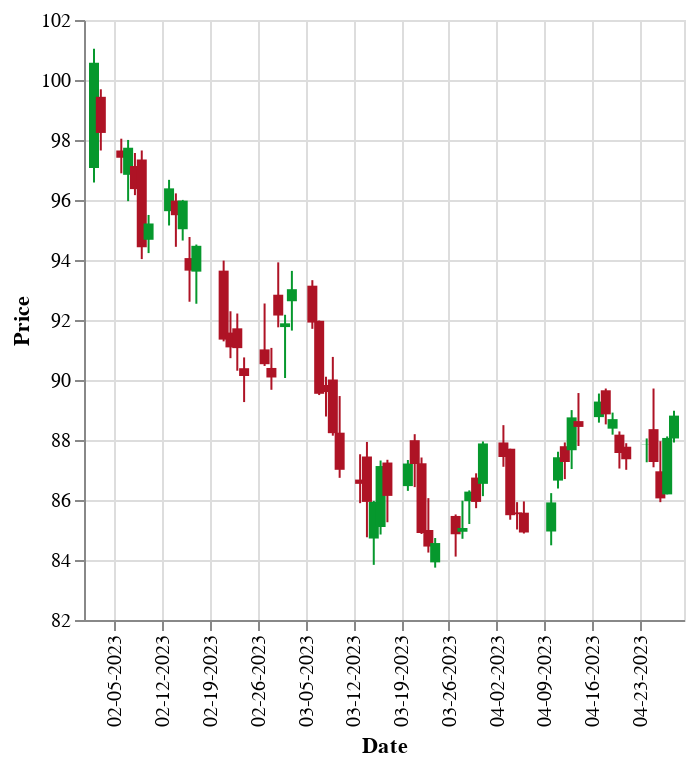

The cell this chart's notebook holds for it:
### Markdown cell above
### Example Figure: Candlestick Chart for 3M

### Code cell
mmm = rawdata.loc[:, idx['Close':'Open', 'MMM']].droplevel('Symbol', axis=1).tail(60)

import altair as alt

open_close_color = alt.condition(
    "datum.Open <= datum.Close",
    alt.value("#06982d"), # green for increase
    alt.value("#ae1325"), # red for decrease
) 

base = alt.Chart(mmm.reset_index()).encode(
    alt.X('Date:T',
          axis=alt.Axis(
              format='%m-%d-%Y',
              labelAngle=-90)
    ),
    color=open_close_color
)

rule = base.mark_rule().encode(
    alt.Y(
        'Low:Q',
        title='Price',
        scale=alt.Scale(zero=False),
    ),
    alt.Y2('High:Q')
)

bar = base.mark_bar().encode(
    alt.Y('Open:Q'),
    alt.Y2('Close:Q')
)

rule + bar

### Figure 1 — Vega-Lite specification as saved in the notebook (floating-point values rounded to 4 significant figures)
{"config": {"view": {"continuousWidth": 300, "continuousHeight": 300}}, "layer": [{"mark": {"type": "rule"}, "encoding": {"color": {"condition": {"test": "datum.Open <= datum.Close", "value": "#06982d"}, "value": "#ae1325"}, "x": {"axis": {"format": "%m-%d-%Y", "labelAngle": -90}, "field": "Date", "type": "temporal"}, "y": {"field": "Low", "scale": {"zero": false}, "title": "Price", "type": "quantitative"}, "y2": {"field": "High"}}}, {"mark": {"type": "bar"}, "encoding": {"color": {"condition": {"test": "datum.Open <= datum.Close", "value": "#06982d"}, "value": "#ae1325"}, "x": {"axis": {"format": "%m-%d-%Y", "labelAngle": -90}, "field": "Date", "type": "temporal"}, "y": {"field": "Open", "type": "quantitative"}, "y2": {"field": "Close"}}}], "data": {"name": "data-d17995e3762a8246b975ca521f7c932c"}, "$schema": "https://vega.github.io/schema/vega-lite/v5.17.0.json", "datasets": {"data-d17995e3762a8246b975ca521f7c932c": [{"Date": "2023-02-02T00:00:00", "Close": 100.6, "High": 101.0, "Low": 96.58, "Open": 97.07}, {"Date": "2023-02-03T00:00:00", "Close": 98.24, "High": 99.69, "Low": 97.65, "Open": 99.44}, {"Date": "2023-02-06T00:00:00", "Close": 97.41, "High": 98.04, "Low": 96.89, "Open": 97.65}, {"Date": "2023-02-07T00:00:00", "Close": 97.74, "High": 98.0, "Low": 95.96, "Open": 96.84}, {"Date": "2023-02-08T00:00:00", "Close": 96.36, "High": 97.57, "Low": 96.16, "Open": 97.13}, {"Date": "2023-02-09T00:00:00", "Close": 94.42, "High": 97.65, "Low": 94.03, "Open": 97.35}, {"Date": "2023-02-10T00:00:00", "Close": 95.22, "High": 95.5, "Low": 94.23, "Open": 94.67}, {"Date": "2023-02-13T00:00:00", "Close": 96.39, "High": 96.67, "Low": 95.15, "Open": 95.63}, {"Date": "2023-02-14T00:00:00", "Close": 95.49, "High": 96.22, "Low": 94.44, "Open": 95.98}, {"Date": "2023-02-15T00:00:00", "Close": 95.98, "High": 96.0, "Low": 94.65, "Open": 95.03}, {"Date": "2023-02-16T00:00:00", "Close": 93.65, "High": 94.77, "Low": 92.61, "Open": 94.06}, {"Date": "2023-02-17T00:00:00", "Close": 94.47, "High": 94.52, "Low": 92.54, "Open": 93.61}, {"Date": "2023-02-21T00:00:00", "Close": 91.35, "High": 93.98, "Low": 91.29, "Open": 93.65}, {"Date": "2023-02-22T00:00:00", "Close": 91.09, "High": 92.29, "Low": 90.73, "Open": 91.58}, {"Date": "2023-02-23T00:00:00", "Close": 91.06, "High": 92.22, "Low": 90.31, "Open": 91.72}, {"Date": "2023-02-24T00:00:00", "Close": 90.13, "High": 90.75, "Low": 89.26, "Open": 90.39}, {"Date": "2023-02-27T00:00:00", "Close": 90.53, "High": 92.55, "Low": 90.47, "Open": 91.02}, {"Date": "2023-02-28T00:00:00", "Close": 90.08, "High": 91.07, "Low": 89.67, "Open": 90.4}, {"Date": "2023-03-01T00:00:00", "Close": 92.15, "High": 93.92, "Low": 91.76, "Open": 92.84}, {"Date": "2023-03-02T00:00:00", "Close": 91.89, "High": 92.17, "Low": 90.07, "Open": 91.76}, {"Date": "2023-03-03T00:00:00", "Close": 93.03, "High": 93.64, "Low": 91.65, "Open": 92.63}, {"Date": "2023-03-06T00:00:00", "Close": 91.91, "High": 93.33, "Low": 91.71, "Open": 93.14}, {"Date": "2023-03-07T00:00:00", "Close": 89.54, "High": 91.98, "Low": 89.5, "Open": 91.97}, {"Date": "2023-03-08T00:00:00", "Close": 89.6, "High": 90.11, "Low": 88.78, "Open": 89.83}, {"Date": "2023-03-09T00:00:00", "Close": 88.23, "High": 90.77, "Low": 88.14, "Open": 90.02}, {"Date": "2023-03-10T00:00:00", "Close": 87.01, "High": 89.46, "Low": 86.74, "Open": 88.24}, {"Date": "2023-03-13T00:00:00", "Close": 86.54, "High": 87.53, "Low": 85.89, "Open": 86.68}, {"Date": "2023-03-14T00:00:00", "Close": 85.94, "High": 87.93, "Low": 84.76, "Open": 87.45}, {"Date": "2023-03-15T00:00:00", "Close": 85.94, "High": 85.97, "Low": 83.84, "Open": 84.72}, {"Date": "2023-03-16T00:00:00", "Close": 87.13, "High": 87.32, "Low": 84.85, "Open": 85.1}, {"Date": "2023-03-17T00:00:00", "Close": 86.14, "High": 87.34, "Low": 85.26, "Open": 87.25}, {"Date": "2023-03-20T00:00:00", "Close": 87.22, "High": 87.33, "Low": 86.3, "Open": 86.46}, {"Date": "2023-03-21T00:00:00", "Close": 87.2, "High": 88.19, "Low": 86.43, "Open": 87.99}, {"Date": "2023-03-22T00:00:00", "Close": 84.9, "High": 87.42, "Low": 84.87, "Open": 87.22}, {"Date": "2023-03-23T00:00:00", "Close": 84.45, "High": 86.06, "Low": 84.25, "Open": 85.0}, {"Date": "2023-03-24T00:00:00", "Close": 84.57, "High": 84.73, "Low": 83.75, "Open": 83.92}, {"Date": "2023-03-27T00:00:00", "Close": 84.86, "High": 85.52, "Low": 84.11, "Open": 85.47}, {"Date": "2023-03-28T00:00:00", "Close": 85.07, "High": 85.98, "Low": 84.71, "Open": 84.94}, {"Date": "2023-03-29T00:00:00", "Close": 86.28, "High": 86.32, "Low": 85.2, "Open": 85.96}, {"Date": "2023-03-30T00:00:00", "Close": 85.94, "High": 86.89, "Low": 85.73, "Open": 86.75}, {"Date": "2023-03-31T00:00:00", "Close": 87.88, "High": 87.95, "Low": 86.13, "Open": 86.54}, {"Date": "2023-04-03T00:00:00", "Close": 87.43, "High": 88.49, "Low": 87.11, "Open": 87.92}, {"Date": "2023-04-04T00:00:00", "Close": 85.49, "High": 87.71, "Low": 85.34, "Open": 87.71}, {"Date": "2023-04-05T00:00:00", "Close": 85.53, "High": 85.93, "Low": 85.02, "Open": 85.59}, {"Date": "2023-04-06T00:00:00", "Close": 84.92, "High": 85.95, "Low": 84.88, "Open": 85.58}, {"Date": "2023-04-10T00:00:00", "Close": 85.92, "High": 86.23, "Low": 84.49, "Open": 84.95}, {"Date": "2023-04-11T00:00:00", "Close": 87.42, "High": 87.61, "Low": 86.38, "Open": 86.65}, {"Date": "2023-04-12T00:00:00", "Close": 87.27, "High": 87.92, "Low": 86.7, "Open": 87.79}, {"Date": "2023-04-13T00:00:00", "Close": 88.75, "High": 89.0, "Low": 87.03, "Open": 87.66}, {"Date": "2023-04-14T00:00:00", "Close": 88.44, "High": 89.57, "Low": 87.8, "Open": 88.63}, {"Date": "2023-04-17T00:00:00", "Close": 89.28, "High": 89.55, "Low": 88.58, "Open": 88.76}, {"Date": "2023-04-18T00:00:00", "Close": 88.85, "High": 89.72, "Low": 88.52, "Open": 89.66}, {"Date": "2023-04-19T00:00:00", "Close": 88.7, "High": 88.91, "Low": 88.18, "Open": 88.38}, {"Date": "2023-04-20T00:00:00", "Close": 87.57, "High": 88.29, "Low": 87.05, "Open": 88.18}, {"Date": "2023-04-21T00:00:00", "Close": 87.36, "High": 87.89, "Low": 87.01, "Open": 87.78}, {"Date": "2023-04-24T00:00:00", "Close": 87.84, "High": 88.05, "Low": 87.26, "Open": 87.83}, {"Date": "2023-04-25T00:00:00", "Close": 87.27, "High": 89.72, "Low": 87.09, "Open": 88.36}, {"Date": "2023-04-26T00:00:00", "Close": 86.05, "High": 87.96, "Low": 85.93, "Open": 86.96}, {"Date": "2023-04-27T00:00:00", "Close": 88.07, "High": 88.12, "Low": 86.19, "Open": 86.19}, {"Date": "2023-04-28T00:00:00", "Close": 88.81, "High": 88.97, "Low": 87.92, "Open": 88.05}]}}
